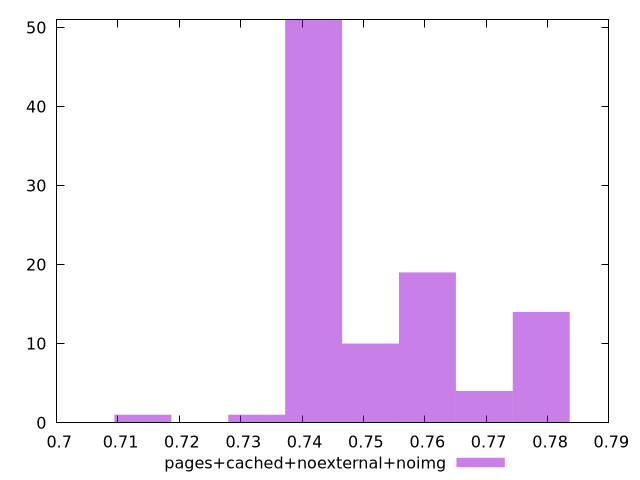

This chart was generated by the following gnuplot code:
$_pagesCachedNoexternalNoimg <<EOF
0.7511540407831985 10
0.7789745608122058 14
0.7604275474595342 19
0.7418805341068626 51
0.76970105413587 4
0.7326070274305269 1
0.7140600140778554 1
EOF
set key outside below
set terminal pngcairo
set output "report_00004_2020-11-02T20-21-41.718Z/performance_score/pages+cached+noexternal+noimg//hist.png"
set yrange [0:51]
set boxwidth 0.009273506676335783
set style fill transparent solid 0.5 noborder
plot $_pagesCachedNoexternalNoimg title "pages+cached+noexternal+noimg" with boxes ,
